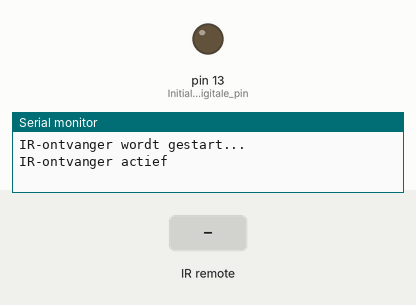
Recording of a sketch running on a simulated Arduino Uno, built with avr-gcc and run on an emulated ATmega328P. On the bench: output pins drawn as LEDs (lit = HIGH), the last lines printed to the serial monitor. The test bench sets the inputs (shaded band).

Above: at 1.2 s.
1.3 s: infrared code 0xFF42BD received
At 2.5 s:
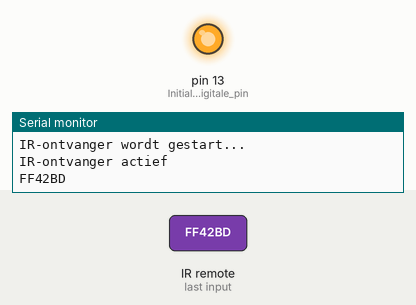
2.8 s: infrared code 0xFF52AD received
At 3.8 s:
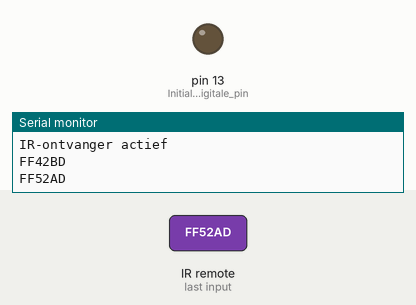
Timing chart, 0 to 5.8 s (numbered marks = the images above; inputs shaded):
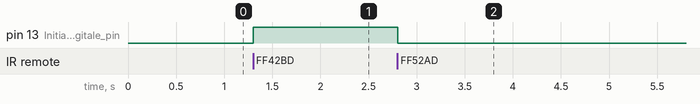

Measured:
- after the input at 1.3 s, pin 13 (Initialiseer_digitale_pin): LOW → HIGH at once
- after the input at 2.8 s, pin 13 (Initialiseer_digitale_pin): HIGH → LOW at once

The sketch:

ir-ontvanger-deel-1.ino
```cpp
// (licence header left out)
// Importeer de IR-remote bibliotheek
#include <IRremote.h>

int IrReceiverPin = 12;                 // stel de variable "IrReceiverPin" in op pin 12
IRrecv irrecv(IrReceiverPin);           // maak een nieuwe instantie van "irrecv" en sla deze op in de variabele "IRrecv"
decode_results results;                 // definieer de variable "results" om de ontvangen knop-code in op te slaan

void setup()
{
    Serial.begin(9600);                 // Stel de seriële monitor in

    pinMode(LED_BUILTIN, OUTPUT);       // Initialiseer digitale pin LED_BUILTIN als een uitvoer

    // Mocht de IR-remote bibliotheek vastlopen dan kunnen we dit aan de getoonde tekst zien
    Serial.println("IR-ontvanger wordt gestart...");

    irrecv.enableIRIn();                // start de IR-ontvanger

    Serial.println("IR-ontvanger actief");

    digitalWrite(LED_BUILTIN, LOW);     // Zet de ingebouwde LED uit
}


void loop() {

    // Als de IR-ontvanger een signaal heeft ontvangen
    if (irrecv.decode(&results)) {

        // Print de ontvangen waarde als hexadecimaal
        Serial.println(results.value, HEX);

        // Laat de IR-ontvanger luisteren naar nieuwe signalen
        irrecv.resume();

        // Bepaal welke knop is ingedrukt
        switch (results.value) {
            case 0xFF42BD:  // knop *
                digitalWrite(LED_BUILTIN, HIGH);   // Zet LED aan
                break;

            case 0xFF52AD:  // knop #
                digitalWrite(LED_BUILTIN, LOW);    // Zet LED uit
                break;
        }

    }

    delay(100);      // pauzeer 100ms
}
```
